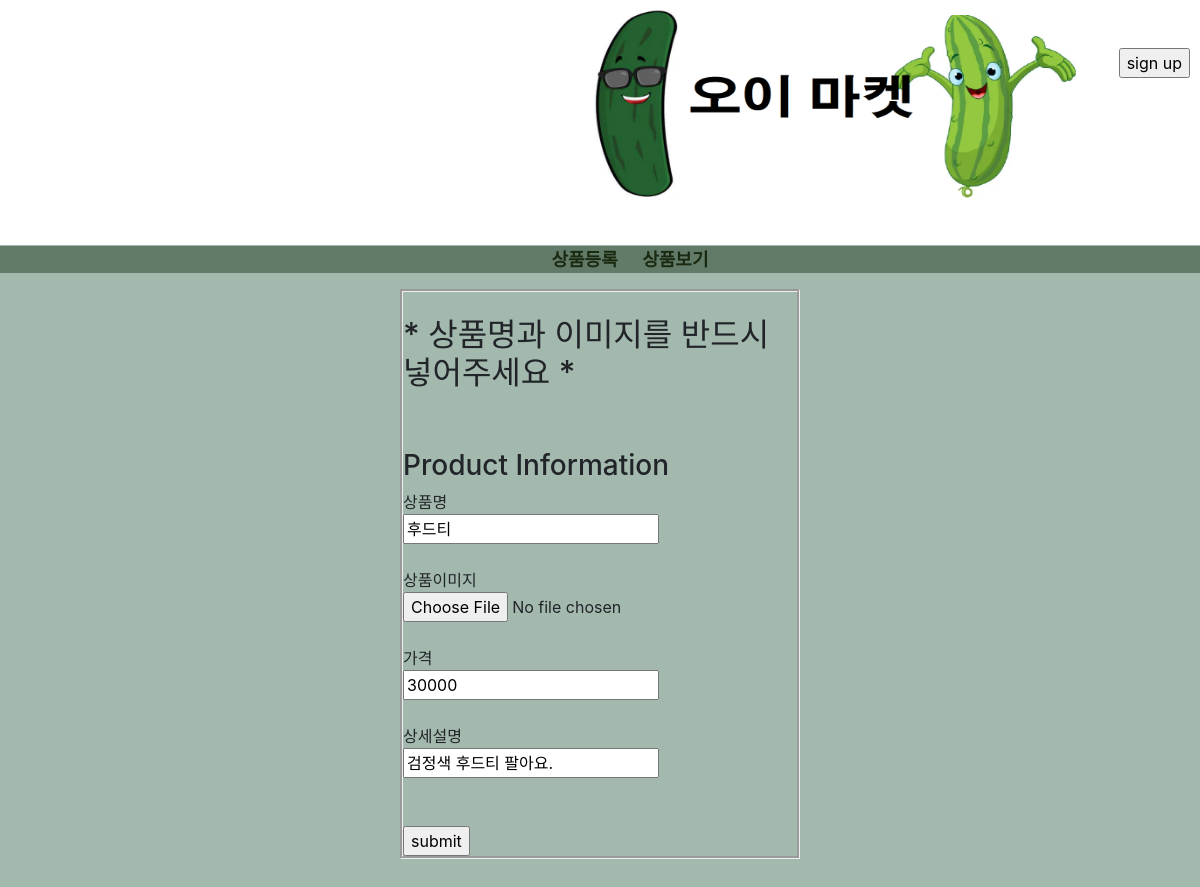
Page /edit_product/1 on the earlier database version.
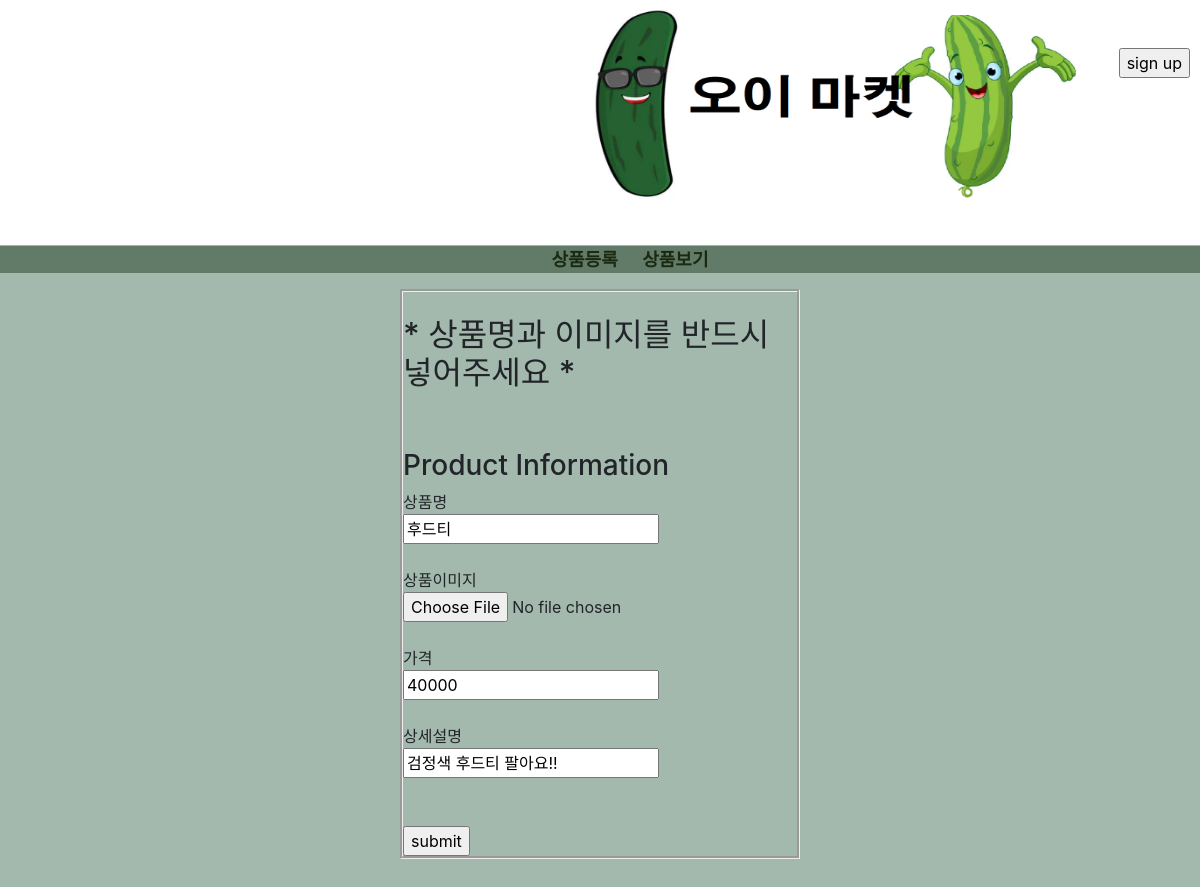
Same page on the later database version.
### app.py (models this page shows, shortened)
class PRODUCT(db.Model):
    productCode = db.Column(db.Integer, primary_key=True, unique=True, autoincrement=True)
    productName = db.Column(db.String(200))
    productPicture = db.Column(db.String(200))
    productPrice = db.Column(db.Integer)
    productInfo = db.Column(db.Text)
    productState = db.Column(db.String(50))
    productSeller = db.Column(db.String(200))

### app.py (the view)
@app.route('/edit_product/<productCode>', methods=['GET','POST'])
def edit_product(productCode):
    product=PRODUCT.query.filter_by(productCode=productCode).first()
    return render_template('edit_product.html', productCode=productCode, productName = product.productName, productPrice=product.productPrice, productPicture=product.productPrice, productInfo = product.productInfo)

### templates/edit_product.html (shortened to what this page needs)
<!DOCTYPE html>
<html>
<head>
    <link rel="stylesheet" href="https://maxcdn.bootstrapcdn.com/bootstrap/4.0.0/css/bootstrap.min.css">
    <link rel="stylesheet" href="{{ url_for('static', filename = 'index.css') }}">
    <link rel="stylesheet" href="{{ url_for('static', filename = 'add_user.css') }}">
    </head>
    <body>
        <header>
            <a href='{{ url_for('index') }}'>
                    <img class='logo' src="{{ url_for('static', filename = 'logo.png')}}" style="width:500px; height:200px" >
                </a>
                <br><br>
            {%if 'userID' not in session%}
            <div class='sign_btn'>
                <input type='button' value='sign up' class='button' onclick="location.href='{{url_for('add_user')}}'">
            </div>
            {%else%}
            <div>
                <div class='user_profile'>Welcome! <b>{{session['userID']}}</b>님</div>
                <input class='logout'type='button' value='log out' onclick="location.href='{{url_for('log_out')}}'">
            {%endif%}
        </header>
        <br><br><br><br>
        <nav>
            <ul class='category'>
                <li class='menu'><a id='menu_font' href="{{ url_for('add_product') }}" style = "color:rgb(26, 42, 17)">상품등록</a></li>
                <li class='menu'><a id='menu_font' href="{{ url_for('show_product') }}" style = "color:rgb(26, 42, 17)">상품보기</a></li>
            </ul>
        </nav>
        <form action="{{ url_for('update', productCode = productCode)}}" method="POST" enctype="multipart/form-data" style="margin-left: 400px; margin-right: 400px; border-style: groove;">
            <br>
            <h2>* 상품명과 이미지를 반드시 넣어주세요 *</h2>
            <br><br>
            <h3>Product Information</h3>
            상품명<br/>
            <input type="text" name="productName" value="{{productName}} "><br><br>
            상품이미지 <br>
            <input type="file" name="productPicture" accept=".jpg, .jpeg, .png, .JPG, .jfif"><br><br>
            가격 <br>
            <input type="text" name="productPrice" value="{{productPrice}}"><br><br>
            상세설명 <br>
            <input type="text" name="productInfo" value="{{productInfo}}"><br><br>
            <br>
            <input type="submit" value="submit" /><br>
        </form>
    </body>
</html>

Differences in the rows shown:
changed PRODUCT "후드티": productPrice "30000" → "40000"; productInfo "검정색 후드티 팔아요." → "검정색 후드티 팔아요!!"
